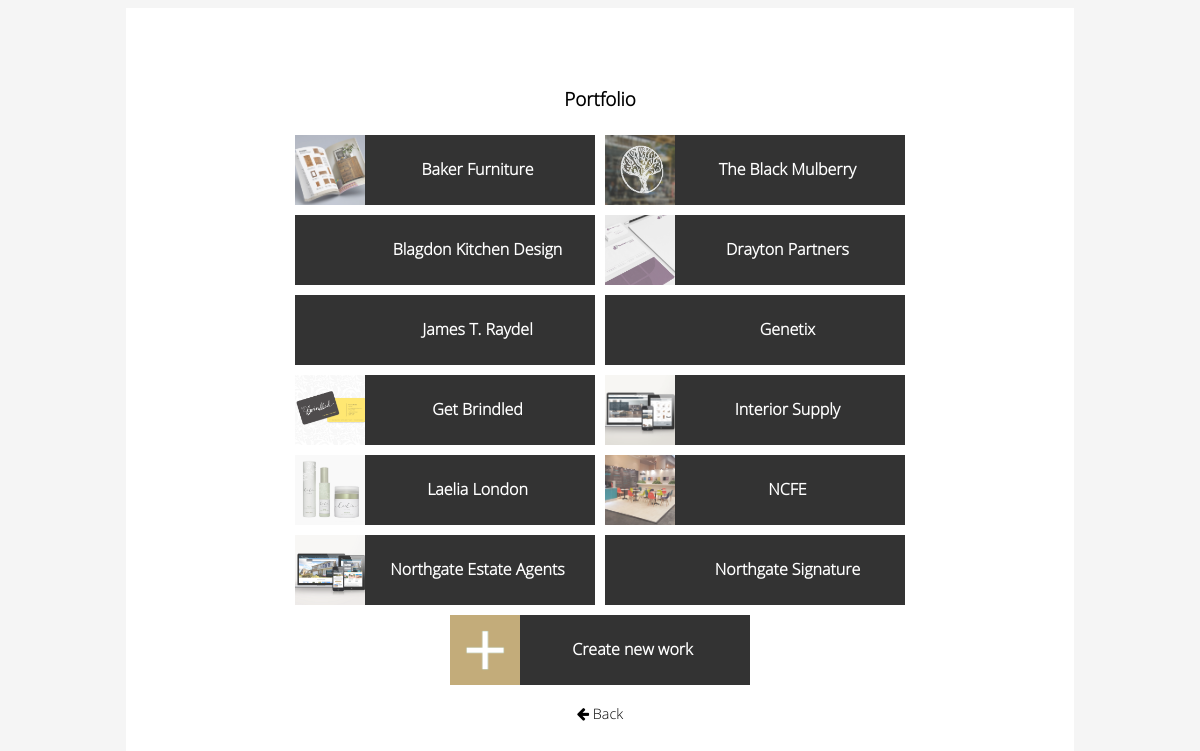
The page /admin/admin-work.php on the database its author committed.
### tables this page shows
CREATE TABLE `portfoliolist` (
  `ID` int(11) NOT NULL,
  `coverImage` varchar(100) NOT NULL,
  `logo` varchar(200) NOT NULL,
  `portfolioTitle` varchar(1000) NOT NULL,
  `aboutIntro` varchar(1000) NOT NULL,
  `image2` varchar(500) NOT NULL,
  `aboutClient` varchar(1000) NOT NULL,
  `image3` varchar(500) NOT NULL,
  `image4` varchar(500) NOT NULL,
  `aboutDesign` varchar(1000) NOT NULL,
  `finalImage` varchar(500) NOT NULL,
  `workType` varchar(1000) NOT NULL
);

### admin/admin-work.php (the view, shortened to what this page needs)
<?php include_once "../scripts/connector.php"; ?>
<!DOCTYPE html>
<html lang="en">
<head>
    <link rel="stylesheet" href="https://maxcdn.bootstrapcdn.com/font-awesome/4.5.0/css/font-awesome.min.css" />
	<link rel="stylesheet" type="text/css" href="css/admin.css" />
</head>
<body>
 <div class="admin-container">
  <h3>Portfolio</h3>
   <?php
        $sql = "SELECT * FROM portfoliolist";
        $result = mysqli_query($dbconnect, $sql);
		while($row = mysqli_fetch_array($result)){
			echo "<a title='" . $row["portfolioTitle"] . "' href='admin-work-updateform.php?id=" . $row["ID"] . "'>";
            echo "<div class='admin-work-button'><div class='admin-work-thumbnail' style='background: url(../" . $row["coverImage"] . ") center; background-size: cover'></div><h4 class='admin-work-text'>" . $row["portfolioTitle"] . "</h4></div></a>";
        }
    ?>
    <a class="admin-add-button admin-work-button" href="add-work-form.php">
        <div class="admin-add-button-thumbnail admin-work-thumbnail"></div>
        <h4 class="admin-work-text">Create new work</h4>
    </a>
    <br>
    <a href="index.php"><p><i class="fa fa-arrow-left" aria-hidden="true"></i> Back</p></a>
    </div>
    </body>
</html>

### admin/css/admin.css (style rules this page uses)
body { font-family: "Open", sans-serif; background-color: #f5f5f5; }
a { text-decoration: none; color: #000; cursor: pointer; }
p { font-size: 0.9em; }
.admin-container { width:70%; max-width: 1000px; background: #fff; margin: 0px auto; padding: 5%; text-align: center; }
.admin-work-button { width: 90%; height: 70px; max-width: 300px; background-color: #000; color: #fff; display: inline-block; margin:5px; filter: opacity(80%) }
.admin-work-thumbnail { height: 70px; width: 70px; float: left; }
.admin-add-button-thumbnail { background: url(../../images/plus-button.png)center no-repeat; -webkit-background-size: cover; -moz-background-size: cover; -ms-background-size: cover; -o-background-size: cover; background-size: cover; }
.admin-work-text { max-height: 22px; overflow: hidden; margin: 23px 5px 0px 5px; }

### rows shown on the page
portfoliolist: coverImage (picture), portfolioTitle "Baker Furniture"
portfoliolist: coverImage (picture), portfolioTitle "The Black Mulberry"
portfoliolist: portfolioTitle "Blagdon Kitchen Design"
portfoliolist: coverImage (picture), portfolioTitle "Drayton Partners"
portfoliolist: portfolioTitle "James T. Raydel"
portfoliolist: portfolioTitle "Genetix"
portfoliolist: coverImage (picture), portfolioTitle "Get Brindled"
portfoliolist: coverImage (picture), portfolioTitle "Interior Supply"
portfoliolist: coverImage (picture), portfolioTitle "Laelia London"
portfoliolist: coverImage (picture), portfolioTitle "NCFE"
portfoliolist: coverImage (picture), portfolioTitle "Northgate Estate Agents"
portfoliolist: portfolioTitle "Northgate Signature"
